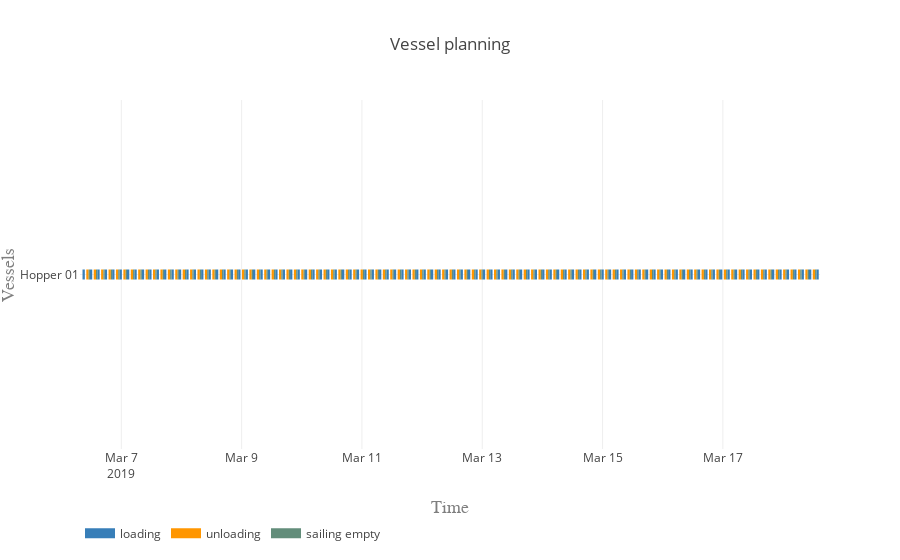

Source (notebook cell):
### Markdown cell above
#### Vessel planning

### Code cell
vessels = [hopper]

activities = ['loading', 'unloading', 'sailing full', 'sailing empty']
colors = {0:'rgb(55,126,184)', 1:'rgb(255,150,0)', 2:'rgb(98, 192, 122)', 3:'rgb(98, 141, 122)'}

plot.vessel_planning(vessels, activities, colors)

### Figure 1 — Plotly figure (JSON) as saved in the notebook; plotly's stock layout.template omitted (floating-point values rounded to 4 significant figures; data arrays with more than 128 entries replaced by an {"elided": "..."} marker saying what was removed)
{"data": [{"connectgaps": false, "hoverinfo": "y+name", "line": {"color": "rgb(55,126,184)", "width": 10}, "mode": "lines", "name": "loading", "type": "scatter", "uid": "bc4805b8-146a-45d3-b498-0aaf43eeeda2", "x": {"elided": "500 str values"}, "y": {"elided": "500 str values"}}, {"connectgaps": false, "hoverinfo": "y+name", "line": {"color": "rgb(255,150,0)", "width": 10}, "mode": "lines", "name": "unloading", "type": "scatter", "uid": "9a0a8fd9-c0cd-4bec-b216-58cd54ae83ec", "x": {"elided": "500 str values"}, "y": {"elided": "500 str values"}}, {"connectgaps": false, "hoverinfo": "y+name", "line": {"color": "rgb(98, 192, 122)", "width": 10}, "mode": "lines", "name": "sailing full", "type": "scatter", "uid": "95163a6a-d71f-431a-b9d2-3e66b0874965", "x": [], "y": []}, {"connectgaps": false, "hoverinfo": "y+name", "line": {"color": "rgb(98, 141, 122)", "width": 10}, "mode": "lines", "name": "sailing empty", "type": "scatter", "uid": "06cbf738-e50e-487d-a523-a1be5bf9fe67", "x": {"elided": "495 str values"}, "y": {"elided": "495 str values"}}], "layout": {"hovermode": "closest", "legend": {"orientation": "h", "x": 0, "y": -0.2}, "title": "Vessel planning", "xaxis": {"range": ["2019-03-06 07:30:34", "2019-03-18 14:44:56.511561"], "title": "Time", "titlefont": {"color": "#7f7f7f", "family": "Courier New, monospace", "size": 18}}, "yaxis": {"title": "Vessels", "titlefont": {"color": "#7f7f7f", "family": "Courier New, monospace", "size": 18}}}}
